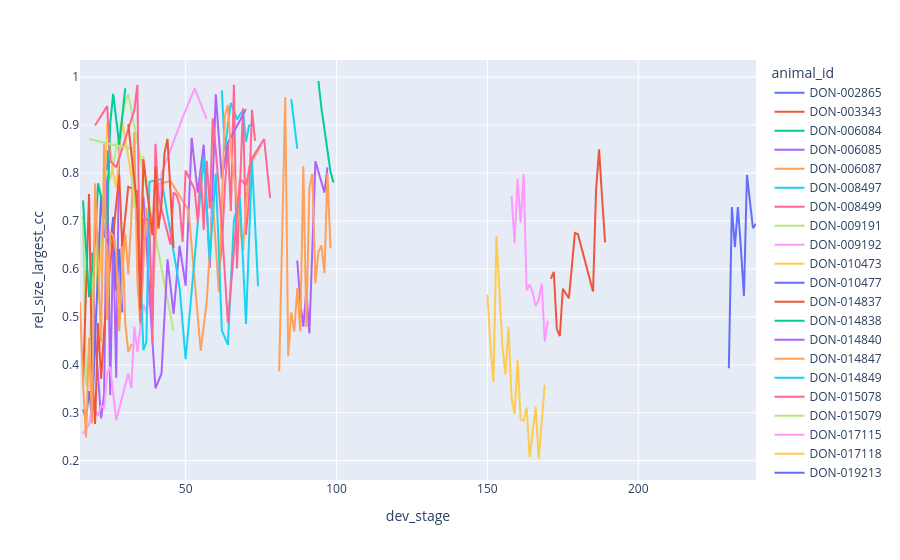

The cell this chart's notebook holds for it:
### Code cell
summaries_df_connect_thresh["rel_size_largest_cc"] = (
    summaries_df_connect_thresh["size_largest_cc"]
    / summaries_df_connect_thresh["num_neurons"]
)
fig = px.line(
    summaries_df_connect_thresh,
    x="dev_stage",
    y="rel_size_largest_cc",
    color="animal_id",
)
fig.show()

### Figure 1 — Plotly figure (JSON) as saved in the notebook; plotly's stock layout.template omitted (floating-point values rounded to 4 significant figures)
{"data": [{"hovertemplate": "animal_id=DON-002865<br>dev_stage=%{x}<br>rel_size_largest_cc=%{y}<extra></extra>", "legendgroup": "DON-002865", "line": {"color": "#636efa", "dash": "solid"}, "marker": {"symbol": "circle"}, "mode": "lines", "name": "DON-002865", "orientation": "v", "showlegend": true, "type": "scatter", "x": [230, 231, 232, 233, 234, 235, 236, 238, 239], "xaxis": "x", "y": [0.3927, 0.7293, 0.6455, 0.7292, 0.643, 0.5432, 0.7961, 0.6851, 0.6943], "yaxis": "y"}, {"hovertemplate": "animal_id=DON-003343<br>dev_stage=%{x}<br>rel_size_largest_cc=%{y}<extra></extra>", "legendgroup": "DON-003343", "line": {"color": "#EF553B", "dash": "solid"}, "marker": {"symbol": "circle"}, "mode": "lines", "name": "DON-003343", "orientation": "v", "showlegend": true, "type": "scatter", "x": [171, 172, 173, 174, 175, 177, 178, 179, 180, 184, 185, 186, 187, 188, 189], "xaxis": "x", "y": [0.5793, 0.5941, 0.475, 0.4597, 0.5586, 0.5388, 0.6071, 0.6751, 0.6723, 0.5741, 0.553, 0.7636, 0.8493, 0.7485, 0.6553], "yaxis": "y"}, {"hovertemplate": "animal_id=DON-006084<br>dev_stage=%{x}<br>rel_size_largest_cc=%{y}<extra></extra>", "legendgroup": "DON-006084", "line": {"color": "#00cc96", "dash": "solid"}, "marker": {"symbol": "circle"}, "mode": "lines", "name": "DON-006084", "orientation": "v", "showlegend": true, "type": "scatter", "x": [20], "xaxis": "x", "y": [0.8278], "yaxis": "y"}, {"hovertemplate": "animal_id=DON-006085<br>dev_stage=%{x}<br>rel_size_largest_cc=%{y}<extra></extra>", "legendgroup": "DON-006085", "line": {"color": "#ab63fa", "dash": "solid"}, "marker": {"symbol": "circle"}, "mode": "lines", "name": "DON-006085", "orientation": "v", "showlegend": true, "type": "scatter", "x": [19, 20, 22, 23, 24, 25, 26, 27, 28], "xaxis": "x", "y": [0.634, 0.4602, 0.2883, 0.3388, 0.8475, 0.3372, 0.6775, 0.3731, 0.8681], "yaxis": "y"}, {"hovertemplate": "animal_id=DON-006087<br>dev_stage=%{x}<br>rel_size_largest_cc=%{y}<extra></extra>", "legendgroup": "DON-006087", "line": {"color": "#FFA15A", "dash": "solid"}, "marker": {"symbol": "circle"}, "mode": "lines", "name": "DON-006087", "orientation": "v", "showlegend": true, "type": "scatter", "x": [26, 28, 29, 30, 31, 32, 33], "xaxis": "x", "y": [0.6925, 0.5285, 0.6775, 0.4869, 0.4268, 0.4417, 0.4404], "yaxis": "y"}, {"hovertemplate": "animal_id=DON-008497<br>dev_stage=%{x}<br>rel_size_largest_cc=%{y}<extra></extra>", "legendgroup": "DON-008497", "line": {"color": "#19d3f3", "dash": "solid"}, "marker": {"symbol": "circle"}, "mode": "lines", "name": "DON-008497", "orientation": "v", "showlegend": true, "type": "scatter", "x": [62, 63, 64, 65, 67, 69, 70, 71, 72], "xaxis": "x", "y": [0.9724, 0.8454, 0.9007, 0.9466, 0.912, 0.9308, 0.8652, 0.8986, 0.9015], "yaxis": "y"}, {"hovertemplate": "animal_id=DON-008499<br>dev_stage=%{x}<br>rel_size_largest_cc=%{y}<extra></extra>", "legendgroup": "DON-008499", "line": {"color": "#FF6692", "dash": "solid"}, "marker": {"symbol": "circle"}, "mode": "lines", "name": "DON-008499", "orientation": "v", "showlegend": true, "type": "scatter", "x": [61, 62, 63, 64, 65, 66, 67, 69, 70, 71, 72, 73], "xaxis": "x", "y": [0.5922, 0.6423, 0.7703, 0.8589, 0.7209, 0.9841, 0.601, 0.9349, 0.6712, 0.7439, 0.9321, 0.8671], "yaxis": "y"}, {"hovertemplate": "animal_id=DON-009191<br>dev_stage=%{x}<br>rel_size_largest_cc=%{y}<extra></extra>", "legendgroup": "DON-009191", "line": {"color": "#B6E880", "dash": "solid"}, "marker": {"symbol": "circle"}, "mode": "lines", "name": "DON-009191", "orientation": "v", "showlegend": true, "type": "scatter", "x": [16, 17, 18, 19, 20, 21, 23, 24, 25, 30, 31, 46], "xaxis": "x", "y": [0.7116, 0.3567, 0.4278, 0.5371, 0.6851, 0.5297, 0.7727, 0.8063, 0.7857, 0.947, 0.9647, 0.4702], "yaxis": "y"}, {"hovertemplate": "animal_id=DON-009192<br>dev_stage=%{x}<br>rel_size_largest_cc=%{y}<extra></extra>", "legendgroup": "DON-009192", "line": {"color": "#FF97FF", "dash": "solid"}, "marker": {"symbol": "circle"}, "mode": "lines", "name": "DON-009192", "orientation": "v", "showlegend": true, "type": "scatter", "x": [16, 18, 19, 20, 21, 22, 23, 24, 25, 27, 31, 32, 33, 34, 36, 37, 39, 40, 41, 42, 49, 53, 57], "xaxis": "x", "y": [0.2561, 0.2753, 0.3085, 0.306, 0.2929, 0.3156, 0.3092, 0.382, 0.3959, 0.2841, 0.3818, 0.3512, 0.4796, 0.4277, 0.5255, 0.5086, 0.5749, 0.7383, 0.6868, 0.7987, 0.9158, 0.9766, 0.9124], "yaxis": "y"}, {"hovertemplate": "animal_id=DON-010473<br>dev_stage=%{x}<br>rel_size_largest_cc=%{y}<extra></extra>", "legendgroup": "DON-010473", "line": {"color": "#FECB52", "dash": "solid"}, "marker": {"symbol": "circle"}, "mode": "lines", "name": "DON-010473", "orientation": "v", "showlegend": true, "type": "scatter", "x": [21, 22, 24, 26, 27, 29, 35, 36], "xaxis": "x", "y": [0.6765, 0.5906, 0.9049, 0.7981, 0.7697, 0.9088, 0.6797, 0.8361], "yaxis": "y"}, {"hovertemplate": "animal_id=DON-010477<br>dev_stage=%{x}<br>rel_size_largest_cc=%{y}<extra></extra>", "legendgroup": "DON-010477", "line": {"color": "#636efa", "dash": "solid"}, "marker": {"symbol": "circle"}, "mode": "lines", "name": "DON-010477", "orientation": "v", "showlegend": true, "type": "scatter", "x": [16, 17, 18, 19, 22, 23, 25, 26, 27, 28, 29], "xaxis": "x", "y": [0.3067, 0.2878, 0.3454, 0.2964, 0.7547, 0.6702, 0.6499, 0.7088, 0.5549, 0.6421, 0.5094], "yaxis": "y"}, {"hovertemplate": "animal_id=DON-014837<br>dev_stage=%{x}<br>rel_size_largest_cc=%{y}<extra></extra>", "legendgroup": "DON-014837", "line": {"color": "#EF553B", "dash": "solid"}, "marker": {"symbol": "circle"}, "mode": "lines", "name": "DON-014837", "orientation": "v", "showlegend": true, "type": "scatter", "x": [16, 18, 19, 20, 21, 22, 23, 25, 28, 29, 31, 34, 35], "xaxis": "x", "y": [0.3588, 0.7564, 0.391, 0.2766, 0.487, 0.3705, 0.4726, 0.6098, 0.7962, 0.647, 0.7716, 0.7622, 0.5631], "yaxis": "y"}, {"hovertemplate": "animal_id=DON-014838<br>dev_stage=%{x}<br>rel_size_largest_cc=%{y}<extra></extra>", "legendgroup": "DON-014838", "line": {"color": "#00cc96", "dash": "solid"}, "marker": {"symbol": "circle"}, "mode": "lines", "name": "DON-014838", "orientation": "v", "showlegend": true, "type": "scatter", "x": [16, 17, 18, 20, 21, 24, 25, 26, 28, 30], "xaxis": "x", "y": [0.7429, 0.646, 0.5414, 0.6621, 0.7788, 0.6887, 0.9025, 0.9653, 0.8591, 0.9766], "yaxis": "y"}, {"hovertemplate": "animal_id=DON-014840<br>dev_stage=%{x}<br>rel_size_largest_cc=%{y}<extra></extra>", "legendgroup": "DON-014840", "line": {"color": "#ab63fa", "dash": "solid"}, "marker": {"symbol": "circle"}, "mode": "lines", "name": "DON-014840", "orientation": "v", "showlegend": true, "type": "scatter", "x": [36, 40, 42, 44, 46, 48, 50, 52, 54, 56, 58, 60, 62, 64, 70], "xaxis": "x", "y": [0.7508, 0.3511, 0.3815, 0.6201, 0.5063, 0.6484, 0.5652, 0.8732, 0.7591, 0.8592, 0.6021, 0.9641, 0.7882, 0.8628, 0.9333], "yaxis": "y"}, {"hovertemplate": "animal_id=DON-014847<br>dev_stage=%{x}<br>rel_size_largest_cc=%{y}<extra></extra>", "legendgroup": "DON-014847", "line": {"color": "#FFA15A", "dash": "solid"}, "marker": {"symbol": "circle"}, "mode": "lines", "name": "DON-014847", "orientation": "v", "showlegend": true, "type": "scatter", "x": [15, 16, 17, 18, 19, 20, 22, 23, 24, 25, 26, 27, 28, 29, 30, 31, 32, 33, 34, 35, 37, 39, 41, 45, 51, 55, 57, 59, 61, 63, 64, 65, 69, 71, 75], "xaxis": "x", "y": [0.5308, 0.3625, 0.2485, 0.4562, 0.2779, 0.7783, 0.446, 0.8617, 0.493, 0.6773, 0.6694, 0.6325, 0.4702, 0.5878, 0.6731, 0.5885, 0.7032, 0.8853, 0.5754, 0.4831, 0.7278, 0.5368, 0.7778, 0.783, 0.7219, 0.4293, 0.5323, 0.7416, 0.5526, 0.9188, 0.9425, 0.8478, 0.639, 0.8138, 0.8587], "yaxis": "y"}, {"hovertemplate": "animal_id=DON-014849<br>dev_stage=%{x}<br>rel_size_largest_cc=%{y}<extra></extra>", "legendgroup": "DON-014849", "line": {"color": "#19d3f3", "dash": "solid"}, "marker": {"symbol": "circle"}, "mode": "lines", "name": "DON-014849", "orientation": "v", "showlegend": true, "type": "scatter", "x": [35, 36, 37, 38, 42, 48, 50, 56, 58, 60, 62, 64, 66, 68, 70, 72, 74], "xaxis": "x", "y": [0.5998, 0.4305, 0.4481, 0.7816, 0.7873, 0.5609, 0.4119, 0.8339, 0.6205, 0.7993, 0.4718, 0.4417, 0.7017, 0.75, 0.4852, 0.8253, 0.5639], "yaxis": "y"}, {"hovertemplate": "animal_id=DON-015078<br>dev_stage=%{x}<br>rel_size_largest_cc=%{y}<extra></extra>", "legendgroup": "DON-015078", "line": {"color": "#FF6692", "dash": "solid"}, "marker": {"symbol": "circle"}, "mode": "lines", "name": "DON-015078", "orientation": "v", "showlegend": true, "type": "scatter", "x": [20, 24, 25, 27, 33, 34, 35, 36, 38, 39, 40, 41, 45, 46, 47, 48, 49, 50, 53, 54, 55, 56, 57, 58, 59, 60, 62, 64, 68, 70, 72, 76, 78], "xaxis": "x", "y": [0.8993, 0.9396, 0.826, 0.8119, 0.9308, 0.9841, 0.4881, 0.7045, 0.7017, 0.4429, 0.8611, 0.75, 0.6505, 0.7593, 0.7539, 0.7327, 0.6569, 0.8052, 0.7654, 0.6975, 0.806, 0.6814, 0.8255, 0.7259, 0.9145, 0.8472, 0.6899, 0.488, 0.7878, 0.775, 0.8311, 0.871, 0.7477], "yaxis": "y"}, {"hovertemplate": "animal_id=DON-015079<br>dev_stage=%{x}<br>rel_size_largest_cc=%{y}<extra></extra>", "legendgroup": "DON-015079", "line": {"color": "#B6E880", "dash": "solid"}, "marker": {"symbol": "circle"}, "mode": "lines", "name": "DON-015079", "orientation": "v", "showlegend": true, "type": "scatter", "x": [18, 32, 33], "xaxis": "x", "y": [0.8711, 0.8503, 0.7267], "yaxis": "y"}, {"hovertemplate": "animal_id=DON-017115<br>dev_stage=%{x}<br>rel_size_largest_cc=%{y}<extra></extra>", "legendgroup": "DON-017115", "line": {"color": "#FF97FF", "dash": "solid"}, "marker": {"symbol": "circle"}, "mode": "lines", "name": "DON-017115", "orientation": "v", "showlegend": true, "type": "scatter", "x": [158, 159, 160, 161, 162, 163, 164, 165, 166, 167, 168, 169, 170], "xaxis": "x", "y": [0.753, 0.6538, 0.7886, 0.6967, 0.798, 0.5557, 0.5674, 0.5507, 0.523, 0.5364, 0.5699, 0.4484, 0.4921], "yaxis": "y"}, {"hovertemplate": "animal_id=DON-017118<br>dev_stage=%{x}<br>rel_size_largest_cc=%{y}<extra></extra>", "legendgroup": "DON-017118", "line": {"color": "#FECB52", "dash": "solid"}, "marker": {"symbol": "circle"}, "mode": "lines", "name": "DON-017118", "orientation": "v", "showlegend": true, "type": "scatter", "x": [150, 151, 152, 153, 155, 156, 157, 158, 159, 160, 161, 162, 163, 164, 166, 167, 169], "xaxis": "x", "y": [0.547, 0.4406, 0.364, 0.6686, 0.4359, 0.3797, 0.4802, 0.3302, 0.2966, 0.4099, 0.2867, 0.2828, 0.311, 0.2072, 0.3129, 0.2036, 0.3583], "yaxis": "y"}, {"hovertemplate": "animal_id=DON-019213<br>dev_stage=%{x}<br>rel_size_largest_cc=%{y}<extra></extra>", "legendgroup": "DON-019213", "line": {"color": "#636efa", "dash": "solid"}, "marker": {"symbol": "circle"}, "mode": "lines", "name": "DON-019213", "orientation": "v", "showlegend": true, "type": "scatter", "x": [34], "xaxis": "x", "y": [0.8562], "yaxis": "y"}, {"hovertemplate": "animal_id=DON-019542<br>dev_stage=%{x}<br>rel_size_largest_cc=%{y}<extra></extra>", "legendgroup": "DON-019542", "line": {"color": "#EF553B", "dash": "solid"}, "marker": {"symbol": "circle"}, "mode": "lines", "name": "DON-019542", "orientation": "v", "showlegend": true, "type": "scatter", "x": [31, 34, 35, 36, 39, 40, 41, 42, 43, 44, 46], "xaxis": "x", "y": [0.9022, 0.7273, 0.5162, 0.8289, 0.6703, 0.8137, 0.684, 0.7353, 0.8418, 0.8711, 0.6434], "yaxis": "y"}, {"hovertemplate": "animal_id=DON-019608<br>dev_stage=%{x}<br>rel_size_largest_cc=%{y}<extra></extra>", "legendgroup": "DON-019608", "line": {"color": "#00cc96", "dash": "solid"}, "marker": {"symbol": "circle"}, "mode": "lines", "name": "DON-019608", "orientation": "v", "showlegend": true, "type": "scatter", "x": [94, 95, 98, 99], "xaxis": "x", "y": [0.992, 0.9356, 0.8032, 0.7801], "yaxis": "y"}, {"hovertemplate": "animal_id=DON-019609<br>dev_stage=%{x}<br>rel_size_largest_cc=%{y}<extra></extra>", "legendgroup": "DON-019609", "line": {"color": "#ab63fa", "dash": "solid"}, "marker": {"symbol": "circle"}, "mode": "lines", "name": "DON-019609", "orientation": "v", "showlegend": true, "type": "scatter", "x": [87, 88, 89, 90, 91, 93, 96, 97], "xaxis": "x", "y": [0.6175, 0.531, 0.4797, 0.5551, 0.4653, 0.8245, 0.7593, 0.8117], "yaxis": "y"}, {"hovertemplate": "animal_id=DON-019747<br>dev_stage=%{x}<br>rel_size_largest_cc=%{y}<extra></extra>", "legendgroup": "DON-019747", "line": {"color": "#FFA15A", "dash": "solid"}, "marker": {"symbol": "circle"}, "mode": "lines", "name": "DON-019747", "orientation": "v", "showlegend": true, "type": "scatter", "x": [81, 83, 84, 85, 86, 87, 88, 89, 90, 91, 92, 93, 94, 95, 96, 97, 98], "xaxis": "x", "y": [0.3863, 0.9579, 0.4181, 0.5093, 0.4692, 0.5603, 0.4699, 0.8143, 0.4791, 0.7679, 0.7986, 0.5697, 0.6356, 0.6489, 0.591, 0.8, 0.6433], "yaxis": "y"}, {"hovertemplate": "animal_id=DON-019748<br>dev_stage=%{x}<br>rel_size_largest_cc=%{y}<extra></extra>", "legendgroup": "DON-019748", "line": {"color": "#19d3f3", "dash": "solid"}, "marker": {"symbol": "circle"}, "mode": "lines", "name": "DON-019748", "orientation": "v", "showlegend": true, "type": "scatter", "x": [85, 87], "xaxis": "x", "y": [0.9542, 0.8509], "yaxis": "y"}], "layout": {"legend": {"title": {"text": "animal_id"}, "tracegroupgap": 0}, "margin": {"t": 60}, "xaxis": {"anchor": "y", "domain": [0, 1], "title": {"text": "dev_stage"}}, "yaxis": {"anchor": "x", "domain": [0, 1], "title": {"text": "rel_size_largest_cc"}}}}
